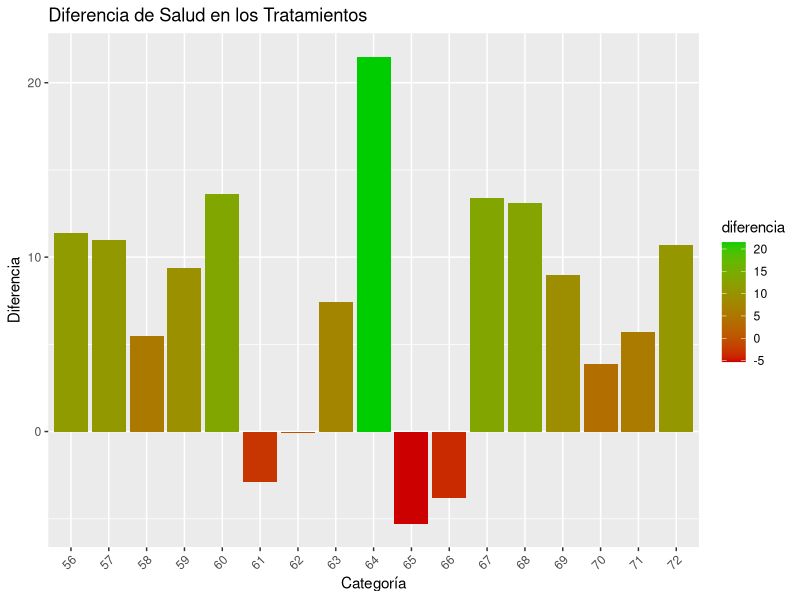
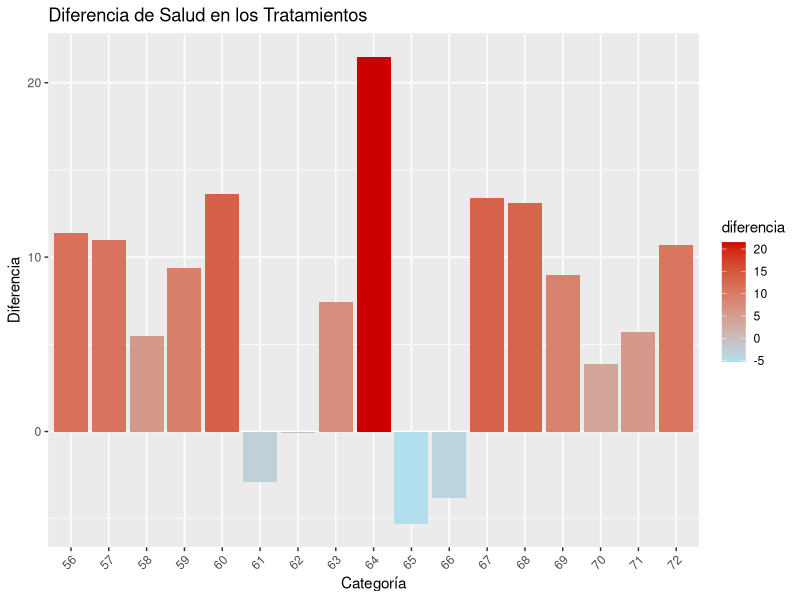

Reproduce these figures in R, in order.
## ---- chunk 1

knitr::opts_chunk$set(echo = TRUE, warning = FALSE, message = FALSE)

## ---- chunk 2


## ---- chunk 3

options(repos = c(CRAN = "https://cran.rstudio.com"))

install.packages("carData")
install.packages("prettyR")
install.packages('latexpdf', repos= "http://cran.us.r-project.org")
install.packages('tinytex', repos= "http://cran.us.r-project.org")

## ---- chunk 4

library(ggplot2)

tratamiento <- function(dataset, antes, despues, color1, color2){
  # Calcular la diferencia entre las variables "antes" y "después"
  dataset$diferencia <- dataset[[despues]] - dataset[[antes]]
  
  # Crear el gráfico de barras con escala de color
  ggplot(data = dataset, aes(x = rownames(dataset),
                             y = diferencia, fill = diferencia)) +
    geom_bar(stat = "identity") +
    xlab("Categoría") +
    ylab("Diferencia") +
    ggtitle("Diferencia de Salud en los Tratamientos") +
    scale_fill_gradient(low = color1, high = color2) +
    theme(axis.text.x = element_text(angle = 45, hjust = 1))
}

## ---- chunk 5
library(MASS)

data("anorexia")

data = anorexia

anorexia_FT = subset (anorexia,
                      subset = Treat == "FT")

tratamiento(anorexia_FT, "Prewt", "Postwt","red3","green3")

tratamiento(anorexia_FT, "Prewt", "Postwt","lightblue2","red3")
